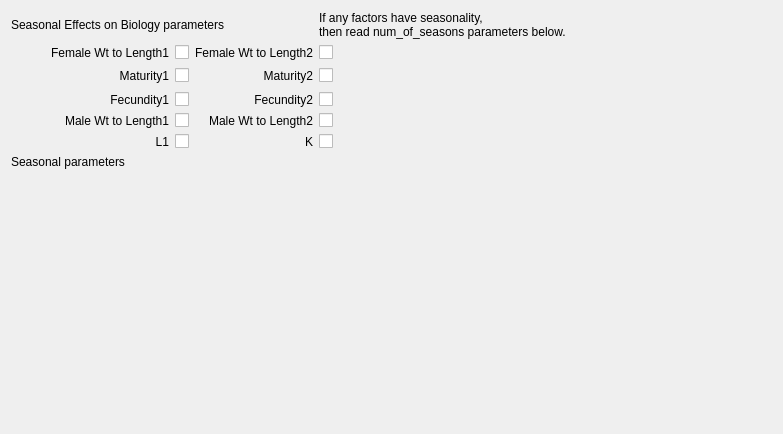
         <widget class="QWidget" name="scrollAreaWidgetContents_4">
          <property name="geometry">
           <rect>
            <x>0</x>
            <y>0</y>
            <width>783</width>
            <height>434</height>
           </rect>
          </property>
          <layout class="QVBoxLayout" name="verticalLayout_17">
           <item>
            <layout class="QGridLayout" name="gridLayout_seasonal">
             <item row="3" column="3">
              <widget class="QLabel" name="label_seas_fecundity2">
               <property name="text">
                <string>Fecundity2</string>
               </property>
               <property name="alignment">
                <set>Qt::AlignRight|Qt::AlignTrailing|Qt::AlignVCenter</set>
               </property>
              </widget>
             </item>
             <item row="3" column="1">
              <widget class="QLabel" name="label_seas_fecundity1">
               <property name="text">
                <string>Fecundity1</string>
               </property>
               <property name="alignment">
                <set>Qt::AlignRight|Qt::AlignTrailing|Qt::AlignVCenter</set>
               </property>
              </widget>
             </item>
             <item row="4" column="1">
              <widget class="QLabel" name="label_seas_maleWtLen1">
               <property name="text">
                <string>Male Wt to Length1</string>
               </property>
               <property name="alignment">
                <set>Qt::AlignRight|Qt::AlignTrailing|Qt::AlignVCenter</set>
               </property>
              </widget>
             </item>
             <item row="2" column="1">
              <widget class="QLabel" name="label_seas_maturity1">
               <property name="text">
                <string>Maturity1</string>
               </property>
               <property name="alignment">
                <set>Qt::AlignRight|Qt::AlignTrailing|Qt::AlignVCenter</set>
               </property>
              </widget>
             </item>
             <item row="0" column="4" colspan="2">
              <widget class="QLabel" name="label_seas_info">
               <property name="text">
                <string>If any factors have seasonality, 
then read num_of_seasons parameters below.</string>
               </property>
              </widget>
             </item>
             <item row="4" column="3">
              <widget class="QLabel" name="label_seas_maleWtLen2">
               <property name="text">
                <string>Male Wt to Length2</string>
               </property>
               <property name="alignment">
                <set>Qt::AlignRight|Qt::AlignTrailing|Qt::AlignVCenter</set>
               </property>
              </widget>
             </item>
             <item row="5" column="1">
              <widget class="QLabel" name="label_seas_L1">
               <property name="text">
                <string>L1</string>
               </property>
               <property name="alignment">
                <set>Qt::AlignRight|Qt::AlignTrailing|Qt::AlignVCenter</set>
               </property>
              </widget>
             </item>
             <item row="5" column="3">
              <widget class="QLabel" name="label_seas_K">
               <property name="text">
                <string>K</string>
               </property>
               <property name="alignment">
                <set>Qt::AlignRight|Qt::AlignTrailing|Qt::AlignVCenter</set>
               </property>
              </widget>
             </item>
             <item row="2" column="3">
              <widget class="QLabel" name="label_seas_maturity2">
               <property name="text">
                <string>Maturity2</string>
               </property>
               <property name="alignment">
                <set>Qt::AlignRight|Qt::AlignTrailing|Qt::AlignVCenter</set>
               </property>
              </widget>
             </item>
             <item row="1" column="1">
              <widget class="QLabel" name="label_seas_femWtLen1">
               <property name="text">
                <string>    Female Wt to Length1</string>
               </property>
               <property name="alignment">
                <set>Qt::AlignRight|Qt::AlignTrailing|Qt::AlignVCenter</set>
               </property>
              </widget>
             </item>
             <item row="1" column="3">
              <widget class="QLabel" name="label_seas_femWtLen2">
               <property name="text">
                <string>Female Wt to Length2</string>
               </property>
               <property name="alignment">
                <set>Qt::AlignRight|Qt::AlignTrailing|Qt::AlignVCenter</set>
               </property>
              </widget>
             </item>
             <item row="0" column="0" colspan="4">
              <widget class="QLabel" name="label_seas_effects">
               <property name="text">
                <string>Seasonal Effects on Biology parameters</string>
               </property>
              </widget>
             </item>
             <item row="2" column="0">
              <spacer name="horizontalSpacer_3">
               <property name="orientation">
                <enum>Qt::Horizontal</enum>
               </property>
               <property name="sizeType">
                <enum>QSizePolicy::Fixed</enum>
               </property>
               <property name="sizeHint" stdset="0">
                <size>
                 <width>20</width>
                 <height>20</height>
                </size>
               </property>
              </spacer>
             </item>
             <item row="2" column="5">
              <spacer name="horizontalSpacer_seasonal2">
               <property name="orientation">
                <enum>Qt::Horizontal</enum>
               </property>
               <property name="sizeHint" stdset="0">
                <size>
                 <width>40</width>
                 <height>20</height>
                </size>
               </property>
              </spacer>
             </item>
             <item row="6" column="0" colspan="2">
              <widget class="QLabel" name="label_seas_effects_params">
               <property name="text">
                <string>Seasonal parameters</string>
               </property>
               <property name="alignment">
                <set>Qt::AlignLeading|Qt::AlignLeft|Qt::AlignTop</set>
               </property>
              </widget>
             </item>
             <item row="5" column="4">
              <widget class="QCheckBox" name="checkBox_seas_K">
               <property name="text">
                <string/>
               </property>
              </widget>
             </item>
             <item row="5" column="2">
              <widget class="QCheckBox" name="checkBox_seas_L1">
               <property name="text">
                <string/>
               </property>
              </widget>
             </item>
             <item row="1" column="2">
              <widget class="QCheckBox" name="checkBox_seas_femWtLen1">
               <property name="text">
                <string/>
               </property>
              </widget>
             </item>
             <item row="1" column="4">
              <widget class="QCheckBox" name="checkBox_seas_femWtLen2">
               <property name="text">
                <string/>
               </property>
              </widget>
             </item>
             <item row="2" column="2">
              <widget class="QCheckBox" name="checkBox_seas_maturity1">
               <property name="text">
                <string/>
               </property>
              </widget>
             </item>
             <item row="2" column="4">
              <widget class="QCheckBox" name="checkBox_seas_maturity2">
               <property name="text">
                <string/>
               </property>
              </widget>
             </item>
             <item row="3" column="2">
              <widget class="QCheckBox" name="checkBox_seas_fecundity1">
               <property name="text">
                <string/>
               </property>
              </widget>
             </item>
             <item row="3" column="4">
              <widget class="QCheckBox" name="checkBox_seas_fecundity2">
               <property name="text">
                <string/>
               </property>
              </widget>
             </item>
             <item row="4" column="4">
              <widget class="QCheckBox" name="checkBox_seas_maleWtLen2">
               <property name="text">
                <string/>
               </property>
              </widget>
             </item>
             <item row="4" column="2">
              <widget class="QCheckBox" name="checkBox_seas_maleWtLen1">
               <property name="text">
                <string/>
               </property>
              </widget>
             </item>
             <item row="7" column="1" colspan="5">
              <layout class="QVBoxLayout" name="verticalLayout_seasonal_params"/>
             </item>
             <item row="2" column="6">
              <spacer name="horizontalSpacer">
               <property name="orientation">
                <enum>Qt::Horizontal</enum>
               </property>
               <property name="sizeHint" stdset="0">
                <size>
                 <width>40</width>
                 <height>20</height>
                </size>
               </property>
              </spacer>
             </item>
            </layout>
           </item>
           <item>
            <spacer name="verticalSpacer_8">
             <property name="orientation">
              <enum>Qt::Vertical</enum>
             </property>
             <property name="sizeHint" stdset="0">
              <size>
               <width>20</width>
               <height>40</height>
              </size>
             </property>
            </spacer>
           </item>
          </layout>
         </widget>
